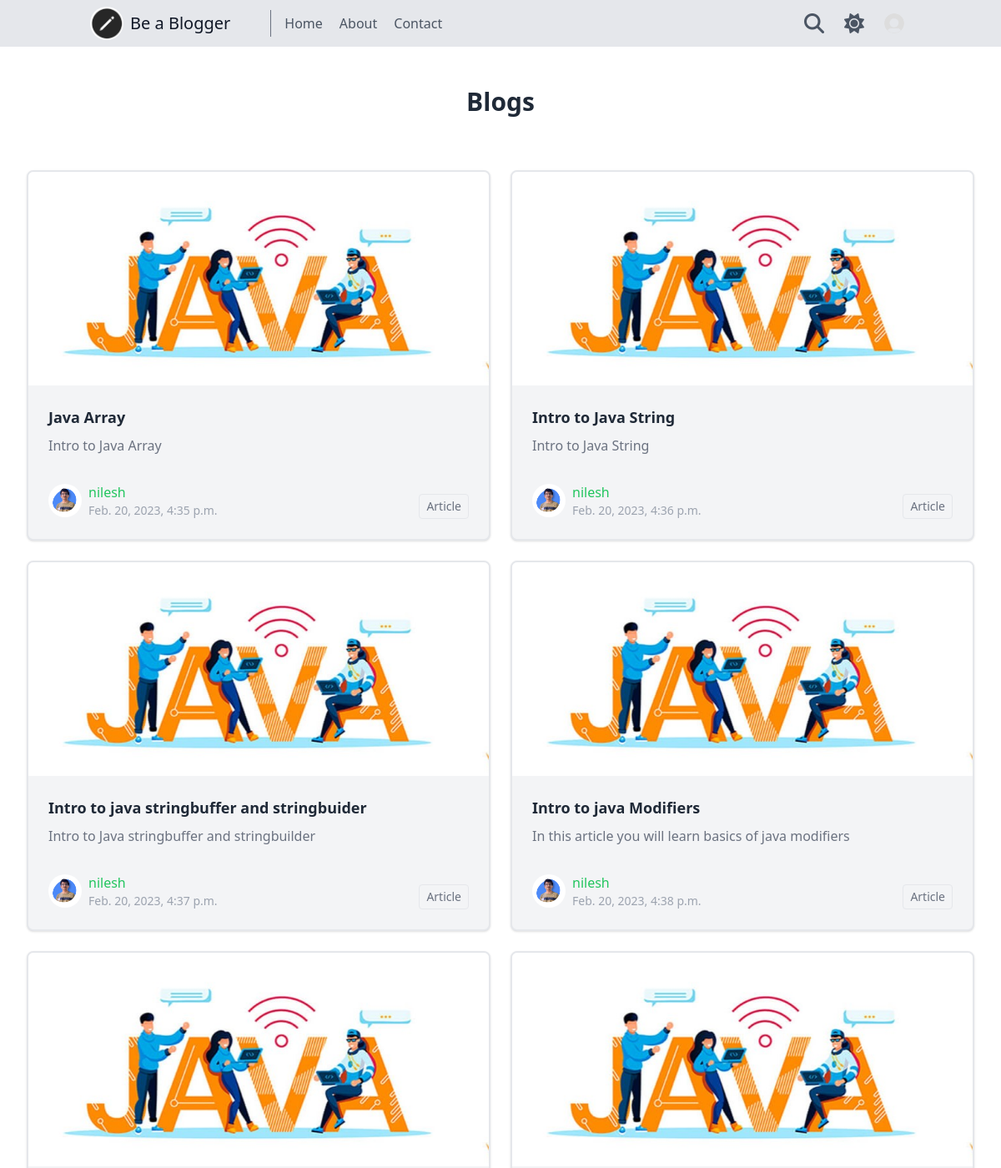
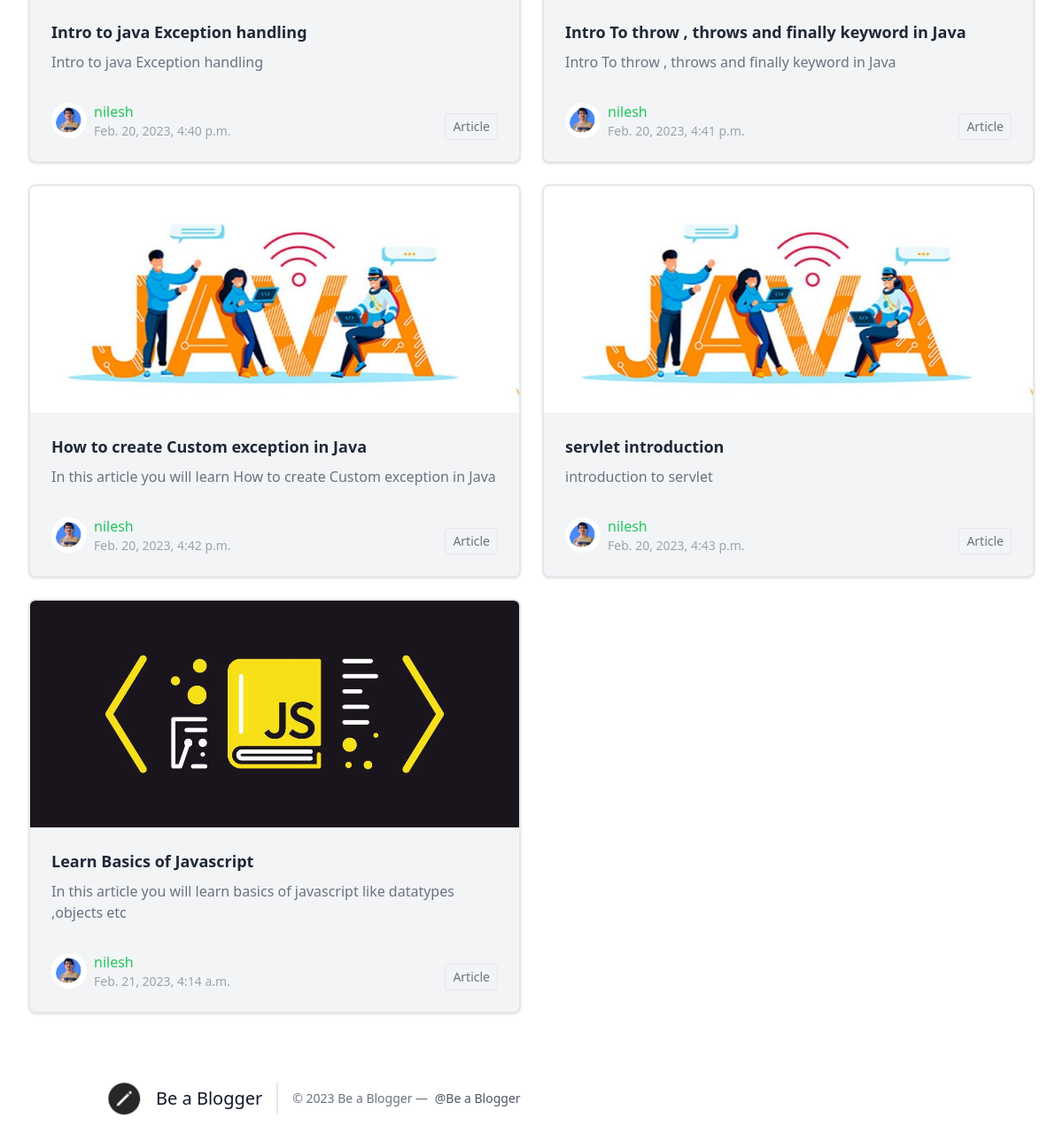
The page / on the database its author committed (2 pictures, top to bottom).
### home/models.py (models this page shows, shortened)
class Blog(models.Model):
    user = models.ForeignKey(UserProfile,on_delete=models.CASCADE)
    slug = models.CharField(null=False,blank=False,max_length=255)
    title = models.CharField(max_length=150,blank=False,null=False)
    description = models.CharField(max_length=250,blank=True)
    tags = TaggableManager()
    image = models.ImageField(upload_to='blog/',default='blog/default.png')
    body = HTMLField()
    status= models.CharField(choices=choice,default='1',max_length=20)
    created_at = models.DateTimeField(auto_now_add=True)
    updated_at = models.DateTimeField(auto_now=True)
    class Meta:
        unique_together = ('user', 'slug',)

class UserProfile(models.Model):
    user = models.OneToOneField(User,on_delete=models.CASCADE)
    profilePic= models.ImageField(upload_to='profile/',default='profile/default1.png')
    about = models.CharField(max_length=255,blank=True)
    siteTitle= models.CharField(max_length=255,blank=True)
    siteDescription = models.TextField(blank=True)
    siteImage= models.ImageField(upload_to='site/',default='site/default.png')

### home/views.py (the view)
# urls.py: path('',HomeView,name='home'),
def HomeView(request):
    blogs = Blog.objects.filter(status='2')
    return render(request,'home/home.html',{"blogs":blogs})

### templates/home/home.html (shortened to what this page needs)
{% extends 'base.html' %}
{% block body %}
<div class="dark:text-gray-50 py-6 sm:py-8 lg:py-12">
    <div class="max-w-screen-2xl px-4 md:px-8 mx-auto">
      <div class="mb-10 md:mb-16">
        <h2 class="text-gray-800 dark:text-gray-200 text-2xl lg:text-3xl font-bold text-center mb-4 md:mb-6">Blogs </h2>
      </div>
      <div class="grid sm:grid-cols-1 lg:grid-cols-2 xl:grid-cols-3 gap-4 md:gap-6 xl:gap-8">
        {% for blog in blogs %}
        <div class="flex flex-col bg-gray-100 shadow  dark:bg-gray-900 border-2 dark:border-gray-700 rounded-lg overflow-hidden">
          <a href="{% url 'blog' blog.user.user.username blog.slug  %}" class="group h-48 md:h-64 block bg-gray-100 overflow-hidden relative">
            <img src="/media/{{ blog.image }}" loading="lazy" alt="{{blog.title}}" class="w-full h-full  object-cover object-center absolute inset-0 group-hover:scale-110 hover:opacity-90 transition duration-200" />
          </a>
          <div class="flex flex-col flex-1 p-4 sm:p-6">
            <h2 class="text-gray-800 dark:text-gray-200 text-lg font-semibold mb-2">
              <a href="{% url 'blog' blog.user.user.username blog.slug  %}" class="hover:text-green-500 active:text-green-600 transition duration-100">{{ blog.title }}</a>
            </h2>
            <p class="text-gray-500 dark:text-gray-300 mb-8">{{ blog.description }}</p>
            <div class="flex justify-between items-end  mt-auto">
              <div class="flex items-center gap-2">
                <div class="w-10 h-10 shrink-0 bg-gray-100 rounded-full overflow-hidden">
                  <img src="/media/{{blog.user.profilePic}}" loading="lazy" alt="Photo by Brock Wegner" class="w-full h-full object-cover object-center" />
                </div>
                <div>
                  <a href="/@{{blog.user.user.username}}">
                  <span class="block text-green-500">{{ blog.user.user.username }}</span>
                </a>
                  <span class="block text-gray-400 text-sm">{{ blog.created_at }}</span>
                </div>
              </div>
              <span class="text-gray-500 text-sm border dark:border-gray-600 dark:text-gray-300  rounded px-2 py-1">Article</span>
            </div>
          </div>
        </div>
        {% endfor %}
      </div>
    </div>
</div>
{% endblock body %}

### templates/base.html (shortened to what this page needs)
<!DOCTYPE html>
<html lang="en" >
{% load static %}
<head>
  <link rel="stylesheet" href="https://cdnjs.cloudflare.com/ajax/libs/font-awesome/6.2.1/css/all.min.css"
 />
  <script src="https://cdn.tailwindcss.com?plugins=forms,typography,aspect-ratio,line-clamp"></script>
  <link rel="stylesheet" href="{% static 'css/prism.css' %}">
  {% load extras %}
</head>
<body class='dark:bg-[#030303] dark:text-gray-50 transition-all'>
  <header class="text-gray-600 sticky top-0 bg-gray-200 dark:bg-gray-800 dark:text-gray-100 z-50 body-font">
    <div class="container mx-auto flex flex-wrap px-5 py-2  flex-row items-center">
      <a href='{% url 'home' %}' class="flex title-font font-medium items-center text-gray-900">
        <img src="{% static 'logo1.png' %}" class="md:h-10 dark:invert h-10 rounded-full" alt="Be a Blogger" /> <span class='mx-2 dark:text-white text-xl'>Be a Blogger</span>
      </a>
      <nav
        class="md:mr-auto md:ml-10 md:py-1 md:pl-4 md:border-l md:border-gray-500 md:flex hidden flex-wrap items-center text-base justify-center">
        <a href="{% url 'home' %}" class="mr-5 hover:text-gray-900 dark:hover:text-gray-300 transition-all">Home</a>
        <a href="{% url 'about' %}" class="mr-5 hover:text-gray-900 dark:hover:text-gray-300 transition-all">About</a>
        <a href="{% url 'contact' %}" class="mr-5 hover:text-gray-900 dark:hover:text-gray-300 transition-all">Contact</a>
      </nav>
      <div class='flex items-center ml-auto justify-center gap-2'>
        <a href='{% url 'search' %}'
          class='p-2 h-10 w-10 flex items-center justify-center rounded-full hover:bg-gray-200 dark:hover:bg-gray-600  transition-all '>
          <i  class="fa-solid fa-magnifying-glass md:text-2xl  text-xl   dark:text-gray-100  text-gray-600"></i>
        </a>
        <button id="dark-button"
          class='p-2 h-10 w-10 flex items-center justify-center rounded-full hover:bg-gray-200 dark:hover:bg-gray-600  transition-all '>
          <i id="dark-icon" class="fa-solid fa-sun md:text-2xl text-xl    dark:text-gray-100  text-gray-600"></i>
        </button>
        <button id="drop-btn" type="button"
          class=" p-2 rounded-full h-10 w-10 flex items-center justify-center hover:bg-gray-200 dark:hover:bg-gray-600  transition-all ">
          <img src="{% if user.is_authenticated %}/media/{{request.user|getprofile}}{% else %}/media/profile/default1.png{% endif %}" class="  rounded-full text-xl  dark:text-gray-100  text-gray-600  "/>
        </button>
      </div>
    </div>
  </header>
  {% block body %} {% endblock body %}
  <footer class="text-gray-700 dark:bg-gray-800  body-font">
    <div class="container px-5 py-4 mx-auto flex items-center sm:flex-row flex-col">
      <a
        class="flex title-font font-medium items-center md:justify-start justify-center dark:text-gray-100 text-gray-900">
        <img src="{% static 'logo1.png' %}" class="w-16 h-16 p-3 rounded-full" alt="" />
        <span class="ml-1 text-xl">Be a Blogger</span>
      </a>
      <p
        class="text-sm text-gray-500 dark:text-gray-200 sm:ml-4 sm:pl-4 sm:border-l-2 sm:border-gray-200 sm:py-2 sm:mt-0 mt-4">
        © 2023 Be a Blogger —
        <a href="#" class="text-gray-600 dark:text-gray-300 ml-1" rel="noopener noreferrer" target="_blank">@Be a Blogger</a>
      </p>
    </div>
  </footer>
</body>
</html>

### rows shown on the page
Blog: image (picture), title "Java Array", description "Intro to Java Array", user.profilePic (picture), user.user.username "nilesh", created_at "Feb. 20, 2023, 4:35 p.m."
Blog: image (picture), title "Intro to Java String", description "Intro to Java String", user.profilePic (picture), user.user.username "nilesh", created_at "Feb. 20, 2023, 4:36 p.m."
Blog: image (picture), title "Intro to java stringbuffer and stringbuider", description "Intro to Java stringbuffer and stringbuilder", user.profilePic (picture), user.user.username "nilesh", created_at "Feb. 20, 2023, 4:37 p.m."
Blog: image (picture), title "Intro to java Modifiers", description "In this article you will learn basics of java modifiers", user.profilePic (picture), user.user.username "nilesh", created_at "Feb. 20, 2023, 4:38 p.m."
Blog: image (picture), title "Intro to java Exception handling", description "Intro to java Exception handling", user.profilePic (picture), user.user.username "nilesh", created_at "Feb. 20, 2023, 4:40 p.m."
Blog: image (picture), title "Intro To throw , throws and finally keyword in Java", description "Intro To throw , throws and finally keyword in Java", user.profilePic (picture), user.user.username "nilesh", created_at "Feb. 20, 2023, 4:41 p.m."
Blog: image (picture), title "How to create Custom exception in Java", description "In this article you will learn How to create Custom exception in Java", user.profilePic (picture), user.user.username "nilesh", created_at "Feb. 20, 2023, 4:42 p.m."
Blog: image (picture), title "servlet introduction", description "introduction to servlet", user.profilePic (picture), user.user.username "nilesh", created_at "Feb. 20, 2023, 4:43 p.m."
Blog: image (picture), title "Learn Basics of Javascript", description "In this article you will learn basics of javascript like datatypes ,objects etc", user.profilePic (picture), user.user.username "nilesh", created_at "Feb. 21, 2023, 4:14 a.m."
